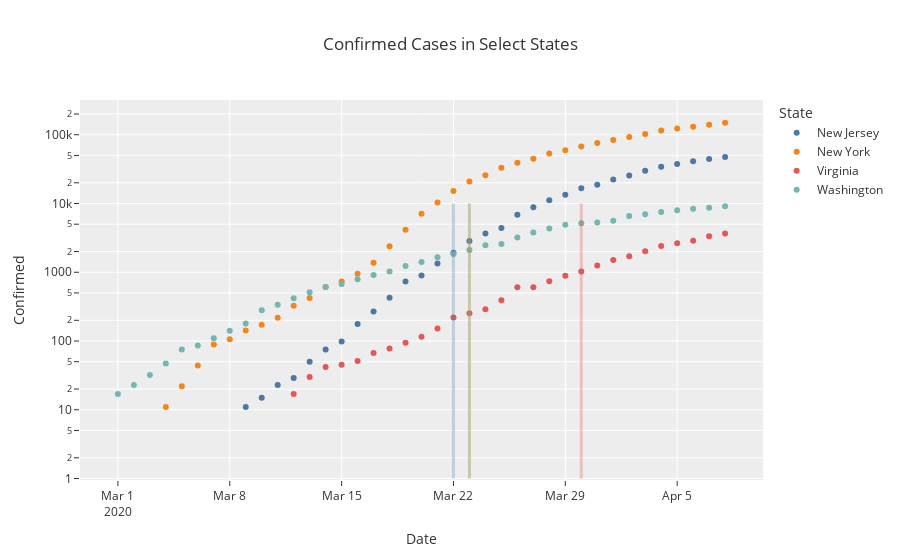

Here is the notebook cell this chart was saved with:
### Markdown cell above
### Confirmed cases in US States with governor lockdown measures 
Containment is a critical measure in reducing effective reproductive number of the virus. Most early-stage growth models can be viewed as a piecewise composition of a basic reproduction number ($R_0$) and a second effective reproduction number($R_e$). A team at the University of Toronto has a great article and corresponding dashboard explaining this concept: https://annals.org/aim/fullarticle/2760912/reporting-epidemic-growth-reproduction-numbers-2019-novel-coronavirus-2019-ncov. 
US states have undergone containment measures in different timelines. Assuming a delay comprised of a biological incubation, delay for testing & recording, we can expect to see tangible changes to ($R_e$) roughly two weeks post.

### Code cell
states = ['New York', 'New Jersey', 'Washington', 'Virginia']
fig =px.scatter(data_frame=df_state[df_state.State.isin(states)].loc[df_state.Confirmed > 10], 
                x='Date', y='Confirmed', color='State',
                log_x=False,log_y=True, labels={'y':'Daily New Cases', 'x':'Cumulative Confirmed Cases'},
                hover_name='Date', hover_data=['NewConfirmed','Confirmed','DaysElapsed'],
                title='Confirmed Cases in Select States', template='ggplot2', 
                color_discrete_sequence=px.colors.qualitative.T10,
               )

c = 0
for s in sorted(states):
    containment_date = containment[containment.State==s].Date.values[0]
    fig.add_shape(dict(type="line", 
                       x0=containment_date, y0=1, x1=containment_date, y1=10000, 
                       line=dict(color=px.colors.qualitative.T10[c],
                                 width=3, dash='solid'
                                )))
    c += 1
    print('{} entered containment on {}'.format(s, containment_date))
    
fig.update_shapes(dict(xref='x', yref='y'))

# fig.show(renderer='svg', width=1100, height=550)

### Figure 1 — Plotly figure (JSON) as saved in the notebook; plotly's stock layout.template omitted (floating-point values rounded to 4 significant figures)
{"data": [{"customdata": [[5, 11, 6], [4, 15, 7], [8, 23, 8], [6, 29, 9], [21, 50, 10], [25, 75, 11], [23, 98, 12], [78, 176, 13], [92, 268, 14], [159, 427, 15], [308, 735, 16], [161, 896, 17], [440, 1336, 18], [578, 1914, 19], [930, 2844, 20], [831, 3675, 21], [727, 4402, 22], [2474, 6876, 23], [1949, 8825, 24], [2299, 11124, 25], [2262, 13386, 26], [3250, 16636, 27], [2060, 18696, 28], [3559, 22255, 29], [3335, 25590, 30], [4305, 29895, 31], [4229, 34124, 32], [3381, 37505, 33], [3585, 41090, 34], [3326, 44416, 35], [3021, 47437, 36]], "hovertemplate": "<b>%{hovertext}</b><br><br>State=New Jersey<br>Date=%{x}<br>Confirmed=%{customdata[1]}<br>NewConfirmed=%{customdata[0]}<br>DaysElapsed=%{customdata[2]}<extra></extra>", "hovertext": ["2020-03-09", "2020-03-10", "2020-03-11", "2020-03-12", "2020-03-13", "2020-03-14", "2020-03-15", "2020-03-16", "2020-03-17", "2020-03-18", "2020-03-19", "2020-03-20", "2020-03-21", "2020-03-22", "2020-03-23", "2020-03-24", "2020-03-25", "2020-03-26", "2020-03-27", "2020-03-28", "2020-03-29", "2020-03-30", "2020-03-31", "2020-04-01", "2020-04-02", "2020-04-03", "2020-04-04", "2020-04-05", "2020-04-06", "2020-04-07", "2020-04-08"], "legendgroup": "New Jersey", "marker": {"color": "#4C78A8", "symbol": "circle"}, "mode": "markers", "name": "New Jersey", "showlegend": true, "type": "scatter", "x": ["2020-03-09", "2020-03-10", "2020-03-11", "2020-03-12", "2020-03-13", "2020-03-14", "2020-03-15", "2020-03-16", "2020-03-17", "2020-03-18", "2020-03-19", "2020-03-20", "2020-03-21", "2020-03-22", "2020-03-23", "2020-03-24", "2020-03-25", "2020-03-26", "2020-03-27", "2020-03-28", "2020-03-29", "2020-03-30", "2020-03-31", "2020-04-01", "2020-04-02", "2020-04-03", "2020-04-04", "2020-04-05", "2020-04-06", "2020-04-07", "2020-04-08"], "xaxis": "x", "y": [11, 15, 23, 29, 50, 75, 98, 176, 268, 427, 735, 896, 1336, 1914, 2844, 3675, 4402, 6876, 8825, 11124, 13386, 16636, 18696, 22255, 25590, 29895, 34124, 37505, 41090, 44416, 47437], "yaxis": "y"}, {"customdata": [[9, 11, 4], [11, 22, 5], [22, 44, 6], [45, 89, 7], [17, 106, 8], [36, 142, 9], [31, 173, 10], [44, 217, 11], [109, 326, 12], [95, 421, 13], [189, 610, 14], [122, 732, 15], [218, 950, 16], [424, 1374, 17], [1008, 2382, 18], [1770, 4152, 19], [2950, 7102, 20], [3254, 10356, 21], [4812, 15168, 22], [5707, 20875, 23], [4790, 25665, 24], [7401, 33066, 25], [5921, 38987, 26], [5648, 44635, 27], [8728, 53363, 28], [6205, 59568, 29], [7606, 67174, 30], [8658, 75832, 31], [8057, 83889, 32], [8881, 92770, 33], [10100, 102870, 34], [12126, 114996, 35], [7915, 122911, 36], [7792, 130703, 37], [9378, 140081, 38], [9320, 149401, 39]], "hovertemplate": "<b>%{hovertext}</b><br><br>State=New York<br>Date=%{x}<br>Confirmed=%{customdata[1]}<br>NewConfirmed=%{customdata[0]}<br>DaysElapsed=%{customdata[2]}<extra></extra>", "hovertext": ["2020-03-04", "2020-03-05", "2020-03-06", "2020-03-07", "2020-03-08", "2020-03-09", "2020-03-10", "2020-03-11", "2020-03-12", "2020-03-13", "2020-03-14", "2020-03-15", "2020-03-16", "2020-03-17", "2020-03-18", "2020-03-19", "2020-03-20", "2020-03-21", "2020-03-22", "2020-03-23", "2020-03-24", "2020-03-25", "2020-03-26", "2020-03-27", "2020-03-28", "2020-03-29", "2020-03-30", "2020-03-31", "2020-04-01", "2020-04-02", "2020-04-03", "2020-04-04", "2020-04-05", "2020-04-06", "2020-04-07", "2020-04-08"], "legendgroup": "New York", "marker": {"color": "#F58518", "symbol": "circle"}, "mode": "markers", "name": "New York", "showlegend": true, "type": "scatter", "x": ["2020-03-04", "2020-03-05", "2020-03-06", "2020-03-07", "2020-03-08", "2020-03-09", "2020-03-10", "2020-03-11", "2020-03-12", "2020-03-13", "2020-03-14", "2020-03-15", "2020-03-16", "2020-03-17", "2020-03-18", "2020-03-19", "2020-03-20", "2020-03-21", "2020-03-22", "2020-03-23", "2020-03-24", "2020-03-25", "2020-03-26", "2020-03-27", "2020-03-28", "2020-03-29", "2020-03-30", "2020-03-31", "2020-04-01", "2020-04-02", "2020-04-03", "2020-04-04", "2020-04-05", "2020-04-06", "2020-04-07", "2020-04-08"], "xaxis": "x", "y": [11, 22, 44, 89, 106, 142, 173, 217, 326, 421, 610, 732, 950, 1374, 2382, 4152, 7102, 10356, 15168, 20875, 25665, 33066, 38987, 44635, 53363, 59568, 67174, 75832, 83889, 92770, 102870, 114996, 122911, 130703, 140081, 149401], "yaxis": "y"}, {"customdata": [[7, 17, 6], [13, 30, 7], [12, 42, 8], [3, 45, 9], [6, 51, 10], [16, 67, 11], [11, 78, 12], [16, 94, 13], [21, 115, 14], [37, 152, 15], [67, 219, 16], [35, 254, 17], [36, 290, 18], [101, 391, 19], [213, 604, 20], [2, 606, 21], [134, 740, 22], [150, 890, 23], [131, 1021, 24], [229, 1250, 25], [261, 1511, 26], [195, 1706, 27], [306, 2012, 28], [395, 2407, 29], [230, 2637, 30], [241, 2878, 31], [455, 3333, 32], [312, 3645, 33]], "hovertemplate": "<b>%{hovertext}</b><br><br>State=Virginia<br>Date=%{x}<br>Confirmed=%{customdata[1]}<br>NewConfirmed=%{customdata[0]}<br>DaysElapsed=%{customdata[2]}<extra></extra>", "hovertext": ["2020-03-12", "2020-03-13", "2020-03-14", "2020-03-15", "2020-03-16", "2020-03-17", "2020-03-18", "2020-03-19", "2020-03-20", "2020-03-21", "2020-03-22", "2020-03-23", "2020-03-24", "2020-03-25", "2020-03-26", "2020-03-27", "2020-03-28", "2020-03-29", "2020-03-30", "2020-03-31", "2020-04-01", "2020-04-02", "2020-04-03", "2020-04-04", "2020-04-05", "2020-04-06", "2020-04-07", "2020-04-08"], "legendgroup": "Virginia", "marker": {"color": "#E45756", "symbol": "circle"}, "mode": "markers", "name": "Virginia", "showlegend": true, "type": "scatter", "x": ["2020-03-12", "2020-03-13", "2020-03-14", "2020-03-15", "2020-03-16", "2020-03-17", "2020-03-18", "2020-03-19", "2020-03-20", "2020-03-21", "2020-03-22", "2020-03-23", "2020-03-24", "2020-03-25", "2020-03-26", "2020-03-27", "2020-03-28", "2020-03-29", "2020-03-30", "2020-03-31", "2020-04-01", "2020-04-02", "2020-04-03", "2020-04-04", "2020-04-05", "2020-04-06", "2020-04-07", "2020-04-08"], "xaxis": "x", "y": [17, 30, 42, 45, 51, 67, 78, 94, 115, 152, 219, 254, 290, 391, 604, 606, 740, 890, 1021, 1250, 1511, 1706, 2012, 2407, 2637, 2878, 3333, 3645], "yaxis": "y"}, {"customdata": [[7, 17, 41], [6, 23, 42], [9, 32, 43], [15, 47, 44], [28, 75, 45], [11, 86, 46], [24, 110, 47], [31, 141, 48], [38, 179, 49], [100, 279, 50], [59, 338, 51], [81, 419, 52], [92, 511, 53], [98, 609, 54], [66, 675, 55], [119, 794, 56], [114, 908, 57], [118, 1026, 58], [202, 1228, 59], [176, 1404, 60], [251, 1655, 61], [189, 1844, 62], [257, 2101, 63], [368, 2469, 64], [116, 2585, 65], [623, 3208, 66], [562, 3770, 67], [541, 4311, 68], [585, 4896, 69], [283, 5179, 70], [113, 5292, 71], [296, 5588, 72], [997, 6585, 73], [381, 6966, 74], [532, 7498, 75], [486, 7984, 76], [400, 8384, 77], [298, 8682, 78], [415, 9097, 79]], "hovertemplate": "<b>%{hovertext}</b><br><br>State=Washington<br>Date=%{x}<br>Confirmed=%{customdata[1]}<br>NewConfirmed=%{customdata[0]}<br>DaysElapsed=%{customdata[2]}<extra></extra>", "hovertext": ["2020-03-01", "2020-03-02", "2020-03-03", "2020-03-04", "2020-03-05", "2020-03-06", "2020-03-07", "2020-03-08", "2020-03-09", "2020-03-10", "2020-03-11", "2020-03-12", "2020-03-13", "2020-03-14", "2020-03-15", "2020-03-16", "2020-03-17", "2020-03-18", "2020-03-19", "2020-03-20", "2020-03-21", "2020-03-22", "2020-03-23", "2020-03-24", "2020-03-25", "2020-03-26", "2020-03-27", "2020-03-28", "2020-03-29", "2020-03-30", "2020-03-31", "2020-04-01", "2020-04-02", "2020-04-03", "2020-04-04", "2020-04-05", "2020-04-06", "2020-04-07", "2020-04-08"], "legendgroup": "Washington", "marker": {"color": "#72B7B2", "symbol": "circle"}, "mode": "markers", "name": "Washington", "showlegend": true, "type": "scatter", "x": ["2020-03-01", "2020-03-02", "2020-03-03", "2020-03-04", "2020-03-05", "2020-03-06", "2020-03-07", "2020-03-08", "2020-03-09", "2020-03-10", "2020-03-11", "2020-03-12", "2020-03-13", "2020-03-14", "2020-03-15", "2020-03-16", "2020-03-17", "2020-03-18", "2020-03-19", "2020-03-20", "2020-03-21", "2020-03-22", "2020-03-23", "2020-03-24", "2020-03-25", "2020-03-26", "2020-03-27", "2020-03-28", "2020-03-29", "2020-03-30", "2020-03-31", "2020-04-01", "2020-04-02", "2020-04-03", "2020-04-04", "2020-04-05", "2020-04-06", "2020-04-07", "2020-04-08"], "xaxis": "x", "y": [17, 23, 32, 47, 75, 86, 110, 141, 179, 279, 338, 419, 511, 609, 675, 794, 908, 1026, 1228, 1404, 1655, 1844, 2101, 2469, 2585, 3208, 3770, 4311, 4896, 5179, 5292, 5588, 6585, 6966, 7498, 7984, 8384, 8682, 9097], "yaxis": "y"}], "layout": {"legend": {"title": {"text": "State"}, "tracegroupgap": 0}, "shapes": [{"line": {"color": "#4C78A8", "dash": "solid", "width": 3}, "type": "line", "x0": "2020-03-22", "x1": "2020-03-22", "xref": "x", "y0": 1, "y1": 10000, "yref": "y"}, {"line": {"color": "#F58518", "dash": "solid", "width": 3}, "type": "line", "x0": "2020-03-23", "x1": "2020-03-23", "xref": "x", "y0": 1, "y1": 10000, "yref": "y"}, {"line": {"color": "#E45756", "dash": "solid", "width": 3}, "type": "line", "x0": "2020-03-30", "x1": "2020-03-30", "xref": "x", "y0": 1, "y1": 10000, "yref": "y"}, {"line": {"color": "#72B7B2", "dash": "solid", "width": 3}, "type": "line", "x0": "2020-03-23", "x1": "2020-03-23", "xref": "x", "y0": 1, "y1": 10000, "yref": "y"}], "title": {"text": "Confirmed Cases in Select States"}, "xaxis": {"anchor": "y", "domain": [0, 1], "title": {"text": "Date"}}, "yaxis": {"anchor": "x", "domain": [0, 1], "title": {"text": "Confirmed"}, "type": "log"}}}
